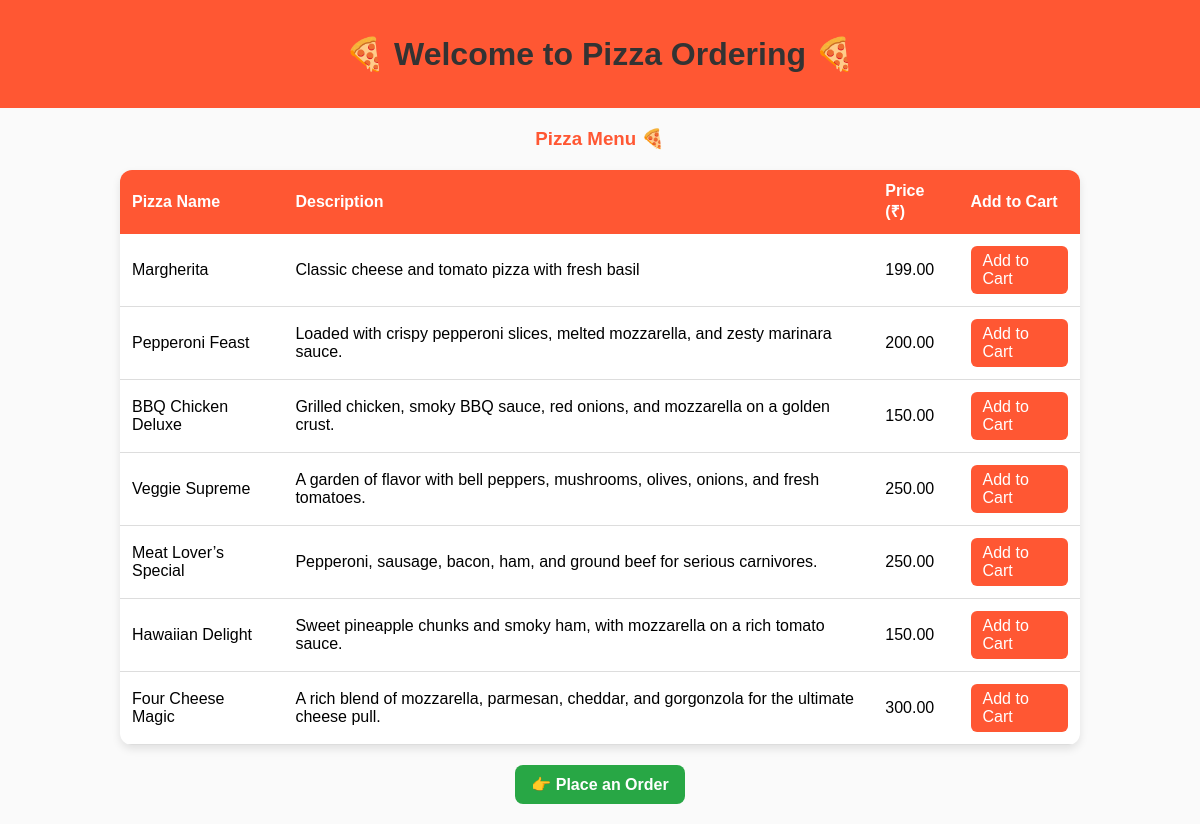
Screenshot of /home/ (signed in) with the database file from the repository.
### orders/models.py (models this page shows, shortened)
class Pizza(models.Model):
    name = models.CharField(max_length=100)
    price = models.DecimalField(max_digits=6, decimal_places=2)
    description = models.TextField(blank=True)

### orders/views.py (the view)
# urls.py: path("home/", views.home, name="home"),
@login_required
def home(request):
    pizzas = Pizza.objects.all()
    return render(request, "index.html", {"pizzas": pizzas})

### orders/templates/index.html (shortened to what this page needs)
{% load static %}
<!DOCTYPE html>
<html lang="en">
<head>
  <link rel="stylesheet" href="{% static 'css/style.css' %}">
</head>
<body>
<header>
  <h1>🍕 Welcome to Pizza Ordering 🍕</h1>
</header>
<h3>Pizza Menu 🍕</h3>
<table>
  <thead>
    <tr>
      <th>Pizza Name</th>
      <th>Description</th>
      <th>Price (₹)</th>
      <th>Add to Cart</th>
    </tr>
  </thead>
  <tbody>
    {% for pizza in pizzas %}
    <tr>
      <td>{{ pizza.name }}</td>
      <td>{{ pizza.description }}</td>
      <td>{{ pizza.price }}</td>
      <td><a href="{% url 'add_to_cart' pizza.id %}" class="add-btn">Add to Cart</a></td>
    </tr>
    {% empty %}
    <tr>
      <td colspan="4">No pizzas available right now</td>
    </tr>
    {% endfor %}
  </tbody>
</table>
<a href="{% url 'cart' %}" class="order-link">👉 Place an Order</a>
</body>
</html>

### orders/static/css/style.css (style rules this page uses)
body { font-family: Arial, sans-serif; background: #fafafa; margin: 0; padding: 0; }
header { background: #ff5733; color: white; padding: 15px; text-align: center; }
h1, h2, h3 { text-align: center; color: #333; margin: 20px 0; }
table { width: 80%; margin: 0 auto 20px auto; border-collapse: collapse; background: white; border-radius: 12px; overflow: hidden; box-shadow: 0 4px 8px rgba(0,0,0,0.1); }
th { background: #ff5733; color: white; padding: 12px; text-align: left; }
td { padding: 12px; border-bottom: 1px solid #ddd; }
a.add-btn { display: inline-block; padding: 6px 12px; background: #ff5733; color: white; text-decoration: none; border-radius: 6px; transition: background 0.3s; }
.order-link { display: block; width: fit-content; margin: 20px auto; padding: 10px 16px; background: #28a745; color: white; font-weight: bold; text-decoration: none; border-radius: 8px; transition: background 0.3s; }

### orders/templates/index.html (style rules this page uses)
body { font-family: Arial, sans-serif; background: #fafafa; margin: 0; padding: 0; }
header { background: #ff5733; color: white; padding: 15px; text-align: center; }
h3 { text-align: center; color: #ff5733; margin: 20px 0; }
table { width: 80%; margin: 0 auto 20px auto; border-collapse: collapse; background: white; border-radius: 12px; overflow: hidden; box-shadow: 0 4px 8px rgba(0,0,0,0.1); }
th { background: #ff5733; color: white; padding: 12px; text-align: left; }
td { padding: 12px; border-bottom: 1px solid #ddd; }
a.add-btn { display: inline-block; padding: 6px 12px; background: #ff5733; color: white; text-decoration: none; border-radius: 6px; transition: background 0.3s; }
.order-link { display: block; width: fit-content; margin: 20px auto; padding: 10px 16px; background: #28a745; color: white; font-weight: bold; text-decoration: none; border-radius: 8px; transition: background 0.3s; }

### rows the page displays
Pizza: name "Margherita", description "Classic cheese and tomato pizza with fresh basil", price "199.00"
Pizza: name "Pepperoni Feast", description "Loaded with crispy pepperoni slices, melted mozzarella, and zesty marinara sauce.", price "200.00"
Pizza: name "BBQ Chicken Deluxe", description "Grilled chicken, smoky BBQ sauce, red onions, and mozzarella on a golden crust.", price "150.00"
Pizza: name "Veggie Supreme", description "A garden of flavor with bell peppers, mushrooms, olives, onions, and fresh tomatoes.", price "250.00"
Pizza: name "Meat Lover’s Special", description "Pepperoni, sausage, bacon, ham, and ground beef for serious carnivores.", price "250.00"
Pizza: name "Hawaiian Delight", description "Sweet pineapple chunks and smoky ham, with mozzarella on a rich tomato sauce.", price "150.00"
Pizza: name "Four Cheese Magic", description "A rich blend of mozzarella, parmesan, cheddar, and gorgonzola for the ultimate cheese pull.", price "300.00"
